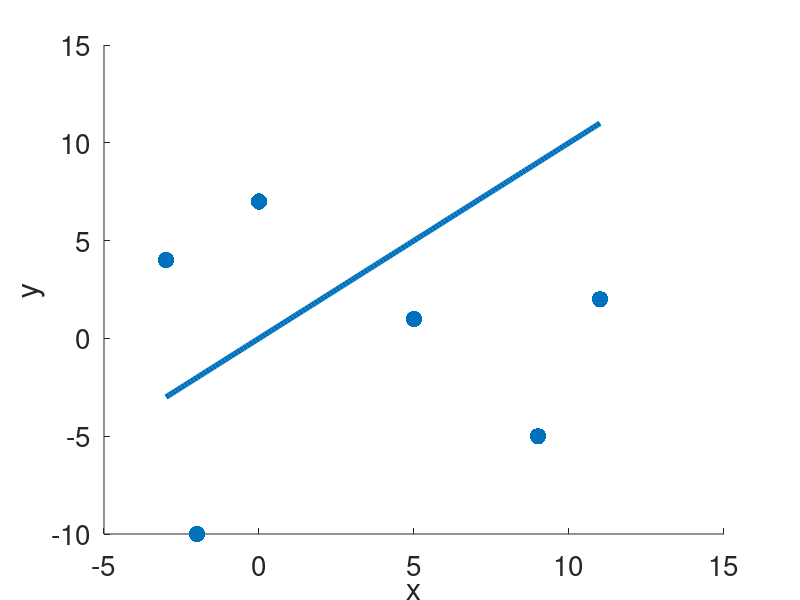

The MATLAB source for this figure:
% We will do scatter plot and a function

% Data given
datx = [-3, -2, 0, 5, 9, 11];
daty = [4, -10, 7, 1, -5, 2];

% Define a function 
f = @(x) x;

% Define an x interval (On MATLAB the interval is defined as [starting point : increment : ending point]
x = [min(datx):0.1:max(datx)];

% Find y values
y = f(x);

% Plot function
sz = 140;
scatter(datx,daty,sz,'filled')
hold on
plot(x,y,'LineWidth',4) 
set(gca,'FontSize',20)
hold off

% Label axes
xlabel('x')
ylabel('y')